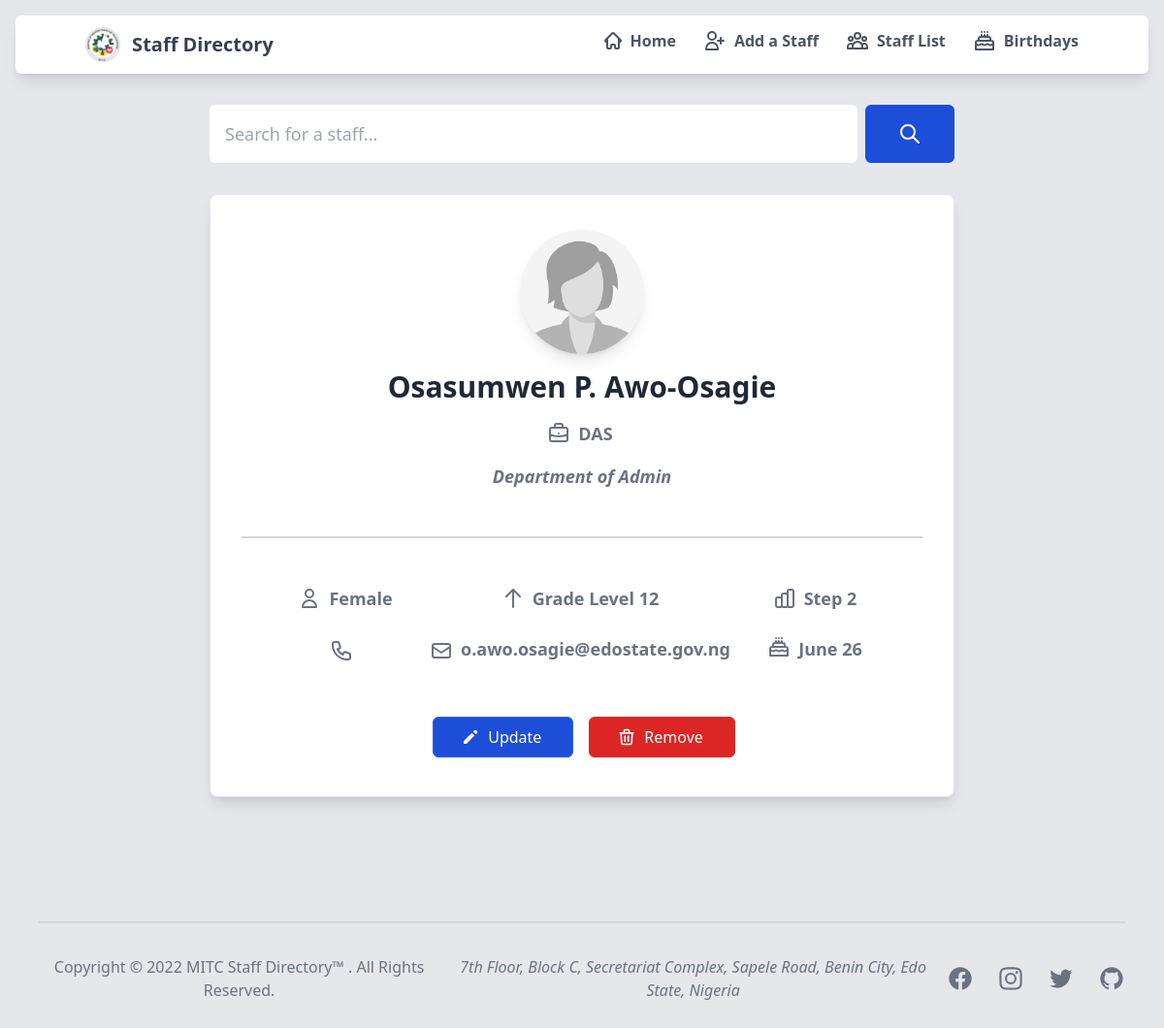
Screenshot of /staff/2 with the database file from the repository.
### sendmail/models.py (models this page shows, shortened)
class staffDetails(models.Model):
    first_name = models.CharField('First Name', max_length=20, null=False)
    middle_name = models.CharField('Middle Name', max_length=20, null=True, blank=True)
    last_name = models.CharField('Last Name', max_length=20, null=False)
    phone_number = PhoneNumberField('Phone Number', default='0800 000 0000')
    email = models.EmailField('Official Email', max_length = 254, null=False)
    cadre = models.CharField('Cadre', max_length=50, null=False)
    department = models.CharField('Department', max_length=100, null=False, default='Admin Dept (default)')
    level = models.IntegerField('Level', null=False)
    step = models.IntegerField('Step', null=False)
    staff_image = models.ImageField(
        verbose_name="Profile Picture",
        upload_to='staffimages',
        default='staffimages/default.jpg'
    )
    GENDER = (
        (1, 'Male'),
        (2, 'Female'),
        (3, 'Prefer not to say')
    )
    gender = models.IntegerField('Gender', choices=GENDER, default=2)
    def gender_verbose(self):
        return dict(staffDetails.GENDER)[self.gender]
    MONTHS = (
        (1, 'January'),
        (2, 'February'),
        (3, 'March'),
        (4, 'April'),
        (5, 'May'),
        (6, 'June'),
        (7, 'July'),
        (8, 'August'),
        (9, 'September'),
        (10, 'October'),
        (11, 'November'),
        (12, 'December')
    )
    birth_month = models.IntegerField('Birth Month', choices=MONTHS, default=1)
    birth_day = models.IntegerField('Birth Day', null=False)
    def birth_month_verbose(self):
        return dict(staffDetails.MONTHS)[self.birth_month]
    class Meta:
        db_table = 'sendmail_staffdetails'

### sendmail/views.py (the view)
# urls.py: re_path(r'^staff/(?P<pk>\d+)$', views.staffDetailsView.as_view(), name='staffdetails'),
class staffDetailsView(DetailView):
    context_object_name = 'staff'  # your own name for the list as a template variable
    template_name = 'staffdetails.html'
    def get_queryset(self):
        return staffDetails.objects.all().distinct()
    def get_context_data(self, **kwargs):
        context = super(staffDetailsView, self).get_context_data(**kwargs)
        context['phone_number_default'] = staffDetails._meta.get_field('phone_number').get_default()
        return context

### sendmail/templates/staffdetails.html (shortened to what this page needs)
{% extends "base.html" %}
{% load static tailwind_tags %}
{% load widget_tweaks %}
{% load static %}
{% block content %}
    <div class="max-w-3xl rounded-lg mx-auto mt-8 mb-8">
        <form action="{% url 'searchresult' %}" class="flex items-center" method="GET">
            <div class="relative w-full">
                <input type="text" id="simple-search" name="q" class="bg-white block font-medium border border-none text-gray-900 text-lg rounded-md
                                                        focus:border-blue-500 block w-full p-4
                                                        focus:ring-2 focus:outline-none focus:ring-blue-500
                                                        dark:bg-gray-700 dark:border-gray-600 dark:placeholder-gray-400
                                                        dark:text-white dark:focus:ring-blue-500 dark:focus:border-blue-500"
                    placeholder="Search for a staff..." required>
            </div>
            <button type="submit" class="px-8 py-4 ml-2 text-md font-medium text-white bg-blue-700 rounded-md border
                                        border-2 border-blue-700 hover:border-blue-800 hover:bg-blue-800 focus:ring-4 focus:outline-none focus:ring-blue-300
                                        dark:bg-blue-600 dark:hover:bg-blue-700 dark:focus:ring-blue-800">
                <svg class="w-6 h-6" fill="none" stroke="currentColor" viewBox="0 0 24 24"
                    xmlns="http://www.w3.org/2000/svg">
                    <path stroke-linecap="round" stroke-linejoin="round" stroke-width="2"
                        d="M21 21l-6-6m2-5a7 7 0 11-14 0 7 7 0 0114 0z"></path>
                </svg>
            </button>
        </form>
    </div>
    <div class="max-w-3xl mx-auto px-8 mb-32 bg-white rounded-lg border border-gray-200 shadow-lg dark:bg-gray-800 dark:border-gray-700">
        <div class="flex flex-col items-center py-8">
            <img class="mb-4 mt-1 w-32 h-32 rounded-full shadow-lg" src="{{ staff.staff_image.url }}"
                alt="{{ staff.first_name }} {{ staff.last_name }} image">
            <h5 class="mb-4 text-3xl text-center mx-auto font-extrabold text-gray-800 dark:text-white">
                {{ staff.first_name.title }}
                {% if staff.middle_name.title %}
                    {{ staff.middle_name.title }}
                    {% else %}
                        <span></span>
                {% endif %}
                {{ staff.last_name.title }}
            </h5>
            <div class="flex flex-row items-center justify-center mb-4">
                <span class="inline-flex items-center">
                    {% if staff.cadre %}
                    <p class="items-center text-lg font-bold text-gray-500 dark:text-gray-400">{{ staff.cadre }}</p>
                        {% else %}
                            <p class="-mt-1 text-lg font-bold text-gray-500 dark:text-gray-400"><em>cadre not given</em></p>
                    {% endif %}
                </span>
            </div>
            <div class="flex flex-row items-center justify-center mb-8 md:mb-4">
                <span class="text-center">
                    {% if staff.department %}
                        {% if staff.first_name == 'Abieyuwa' %}
                            <p class="text-lg font-bold text-gray-500 dark:text-gray-400"><em>{{ staff.department }}</em></p>
                            {% else %}
                                <p class="text-lg font-bold text-gray-500 dark:text-gray-400"><em>Department of {{ staff.department }}</em></p>
                        {% endif %}
                        {% else %}
                            <p class="-mt-1 text-lg font-bold text-gray-500 dark:text-gray-400"><em>department not given</em></p>
                    {% endif %}
                </span>
            </div>
		    <hr class="mb-4 md:mb-2 border border-1 border-gray-300 w-full mx-auto dark:border-gray-700 lg:my-8">
            <div class="grid gap-6 mt-4 md:mt-4 mb-8 md:grid-cols-2 lg:grid-cols-3 justify-center">
                <div class="flex flex-row items-center justify-center">
                    <span class="inline-flex items-center">
                        <svg xmlns="http://www.w3.org/2000/svg" class="-ml-1 mr-2 text-gray-500 h-6 w-6" fill="none" viewBox="0 0 24 24"
                            stroke="currentColor" stroke-width="2">
                            <path stroke-linecap="round" stroke-linejoin="round"
                                d="M16 7a4 4 0 11-8 0 4 4 0 018 0zM12 14a7 7 0 00-7 7h14a7 7 0 00-7-7z" />
                        </svg>
                        <p class="text-lg font-bold text-gray-500 text-center dark:text-gray-400">{{ staff.gender_verbose }}</p>
                    </span>
                </div>
                <div class="flex flex-row items-center justify-center">
                    <span class="inline-flex items-center">
                        <svg xmlns="http://www.w3.org/2000/svg" class="-ml-1 mr-2 text-gray-500 h-6 w-6" fill="none" viewBox="0 0 24 24" stroke="currentColor"
                            stroke-width="2">
                            <path stroke-linecap="round" stroke-linejoin="round" d="M5 10l7-7m0 0l7 7m-7-7v18" />
                        </svg>
                        {% if staff.level %}
                            <p class="text-lg font-bold text-gray-500 dark:text-gray-400">Grade Level {{ staff.level }}</p>
                            {% else %}
                                <span class="-mt-1 text-lg font-bold text-gray-500 dark:text-gray-400"><em>not given</em></span>
                        {% endif %}
                    </span>
                </div>
                <div class="flex flex-row align-middle justify-center">
                    <span class="inline-flex items-center">
                        {% if staff.step %}
                            <p class="text-lg font-bold text-gray-500 dark:text-gray-400">Step {{ staff.step }}</p>
                            {% else %}
                                <span class="-mt-1 text-lg font-bold text-gray-500 dark:text-gray-400"><em>not given</em></span>
                        {% endif %}
                    </span>
                </div>
                <div class="flex flex-row items-center justify-center">
                    <span class="inline-flex">
                    </span>
                </div>
                <div class="flex flex-row items-center justify-center">
                    <span class="inline-flex">
                        {% if staff.email %}
                            <p class="text-lg font-bold text-gray-500 dark:text-gray-400">{{ staff.email }}</p>
                            {% else %}
                                <span class="text-lg font-bold text-gray-500 dark:text-gray-400"><em>email not given</em></span>
                        {% endif %}
                    </span>
                </div>
                <div class="flex flex-row items-center justify-center">
                    <span class="inline-flex">
                        {% if staff.birth_day %}
                            <p class="text-lg font-bold text-gray-500 dark:text-gray-400">{{ staff.birth_month_verbose }} {{ staff.birth_day }}</p>
                            {% else %}
                                <span class="text-lg font-bold text-gray-500 dark:text-gray-400"><em>birthday</em></span>
                        {% endif %}
                    </span>
                </div>
            </div>
            <div class="flex mt-4 mb-2 space-x-3 lg:mt-6">
                <a href="{% url 'updatestaff' staff.id %}">
                    <button type="button" class="inline-flex items-center mr-1 ml-1 px-8 py-2 border border-blue-600 rounded-md shadow-sm
                                                text-md font-medium text-white bg-blue-700 hover:border-indigo-500 hover:bg-blue-800
                                                text-center focus:outline-none focus:ring-4 focus:ring-blue-400">
                        <span class="inline-flex items-center">
                            <svg class="-ml-1 mr-2 h-5 w-5 text-white" xmlns="http://www.w3.org/2000/svg" viewBox="0 0 20 20"
                                fill="currentColor" aria-hidden="true">
                                <path
                                    d="M13.586 3.586a2 2 0 112.828 2.828l-.793.793-2.828-2.828.793-.793zM11.379 5.793L3 14.172V17h2.828l8.38-8.379-2.83-2.828z" />
                            </svg>
                            Update
                        </span>
                    </button>
                </a>
                <button id="openmodal" type="button" class="inline-flex items-center ml-1 px-8 py-2 border border-red-600 rounded-md shadow-sm
                                                            text-md font-medium text-white bg-red-600 hover:border-red-700 hover:bg-red-700
                                                            focus:outline-none focus:ring-4 focus:ring-red-400">
                    Remove
                </button>
            </div>
        </div>
    </div>
{% endblock %}

### rows the page displays
staffDetails: staff_image (placeholder picture), first_name "Osasumwen", middle_name "P.", last_name "Awo-Osagie", cadre "DAS", department "Admin", gender_verbose "Female", level "12", step "2", email "o.awo.osagie@edostate.gov.ng", birth_month_verbose "June", birth_day "26"
